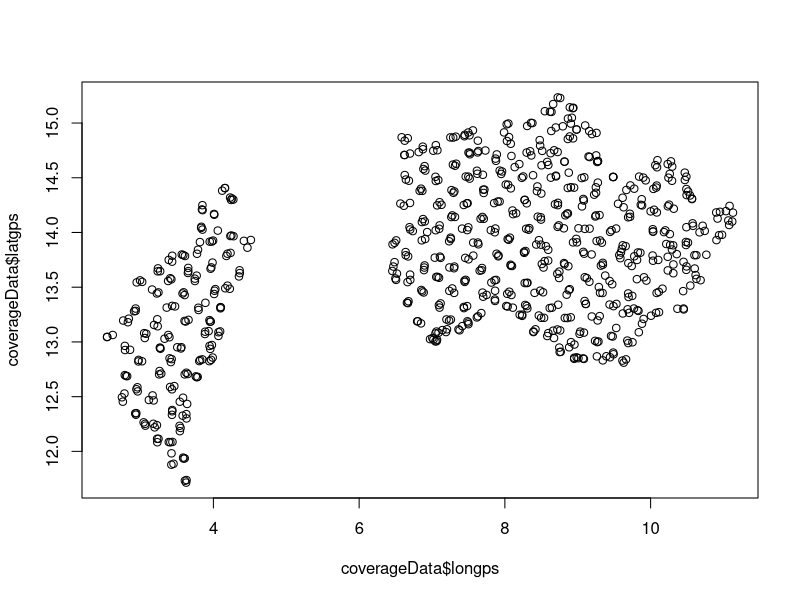
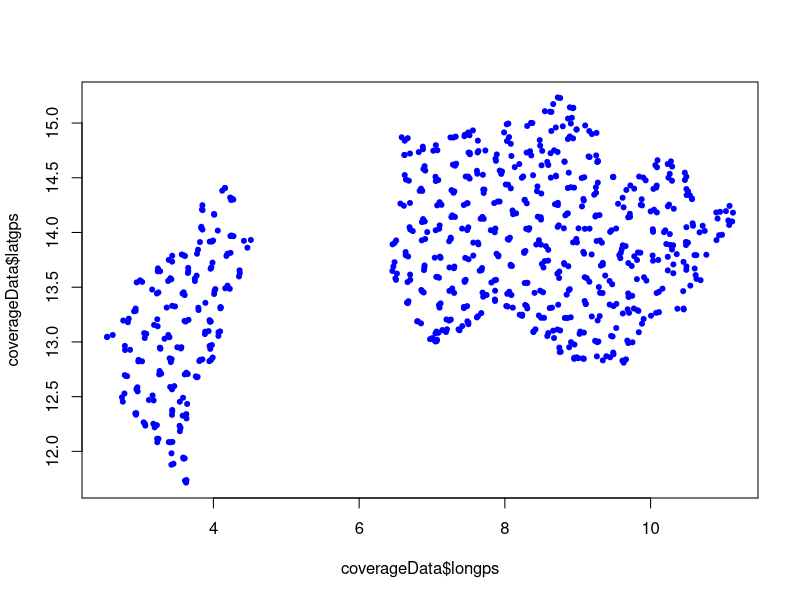
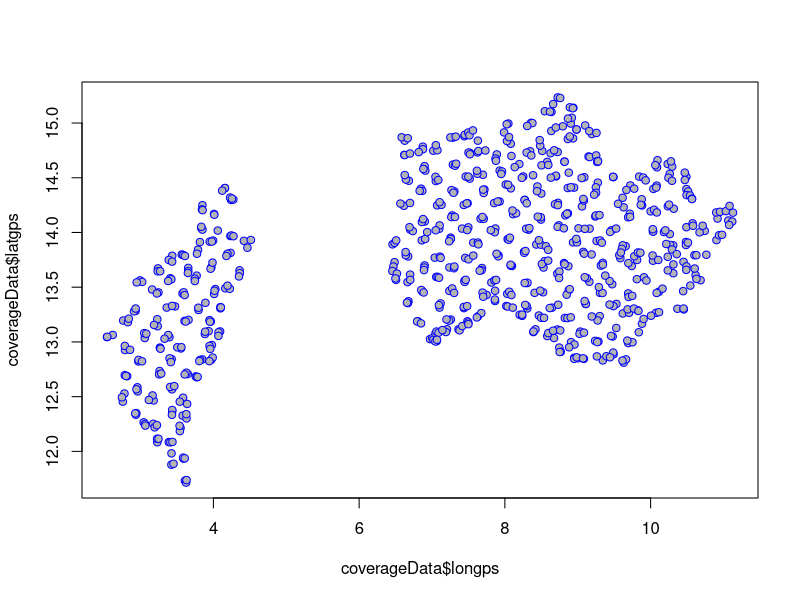

The R script that drew these images, in order: (Note: this script raises an error after producing the figures.)
################################################################################
#
# Exercise 2: Preparing S3M data for analysis
# 
# This exercise describes the datasets needed for an S3M analysis in more detail 
# and reviews data handling and management skills in R related to the types of 
# datasets required for an S3M analysis.
#
# Example datasets for all the exercises can be found in the folder `data`.
#
# Following is the starter code to look into these datasets.
#
################################################################################

################################################################################
#
# For this exercise, we will focus on the coverage dataset. Let us read this
# dataset and interrogate it further.
#
################################################################################

# Read coverage dataset --------------------------------------------------------
coverageData <- read.csv("data/coverageData.csv")

################################################################################
#
# This dataset has the following variables:
#   * date - date the data was collected
#   * spid - sampling point identifier
#   * pop - population size for each village/cluster surveyed
#   * latgps - latitude GPS coordinate
#   * longps - longitude GPS coordinate
#   * a - total SAM cases found
#   * b - SAM cases in the programme
#   * c - SAM cases out of the programme
#   * d - Recovering cases
#
################################################################################

# Task 1: Plot the data points

## We can use the longitude and latitude variables of the data to plot
##   * x-axis will be the longitude (longx)
##   * y-axis will be the latitude (laty)
plot(x = coverageData$longps, y = coverageData$latgps)

## Create a plot with a solid circle coloured blue
plot(x = coverageData$longps, y = coverageData$latgps, pch = 20, col = "blue")

## Create a plot with a solid circle with coloured blue outline and 
## light gray fill
plot(
  x = coverageData$longps, y = coverageData$latgps, 
  pch = 21, col = "blue", bg = "gray70"
)

## Convert SpatialPointsDataFrame
coverageDataSP <- SpatialPointsDataFrame(
  coords = coverageData[ , c("longps", "latgps")],
  data = coverageData,
  proj4string = CRS(proj4string(CRS("+proj=longlat +datum=WGS84 +no_defs")))
)

## Plot coverageDataSP
plot(coverageDataSP)

## Plot coverageDataSP
plot(coverageDataSP, pch = 21, col = "blue", bg = "gray70")


# Task 2: Calculate case-finding effectiveness for each sampling point

## Things to know and do to answer this question:
##   * Which rows of data correspond to a sampling point? How many data points
##     for each sampling point?

## Answer: Data is structured as about 3 rows of data/data points corresponding
## to a sampling point.

##   * Perform some form of aggregation of each row of data for each sampling
##     point

## Sum the coverage data for each sampling point
## For coordinates, get the min-max latitude, min-max longitude, also can get
## mean values of longitude and latitude

if (!requireNamespace(dplyr)) install.packages("dplyr")
library(dplyr)

coverageDataBySP <- coverageData %>%
  group_by(spid) %>%
  summarise(
    pop = sum(pop, na.rm = TRUE),
    min_lat = min(latgps, na.rm = TRUE),
    max_lat = max(latgps, na.rm = TRUE),
    min_lon = min(longps, na.rm = TRUE),
    max_lon = max(longps, na.rm = TRUE),
    mean_lat = mean(latgps, na.rm = TRUE),
    mean_lon = mean(longps, na.rm = TRUE),
    sam_total = sum(a, na.rm = TRUE), 
    sam_in = sum(b, na.rm = TRUE), 
    sam_out = sum(c, na.rm = TRUE), 
    sam_rec = sum(d, na.rm = TRUE)
  )

## Plot the original dataset
plot(
  x = coverageData$longps, y = coverageData$latgps, 
  pch = 21, col = "blue", bg = "gray70"
)

## Plot summarised dataset
points(
  x = coverageDataBySP$mean_lon, y = coverageDataBySP$mean_lat,
  pch = 16, col = "red"
)

##   * With the aggregated data, calculate coverage indicator
## Creating your own function


# Task 3: Calculate treatment coverage for each sampling point


